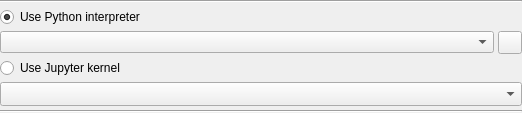
<?xml version="1.0" encoding="UTF-8"?>
<!--
######################################################################################################################
# Copyright (C) 2017-2022 Spine project consortium
# Copyright Spine Items contributors
# This file is part of Spine Items.
# Spine Items is free software: you can redistribute it and\/or modify it under the terms of the GNU Lesser General
# Public License as published by the Free Software Foundation, either version 3 of the License, or (at your option)
# any later version. This program is distributed in the hope that it will be useful, but WITHOUT ANY WARRANTY;
# without even the implied warranty of MERCHANTABILITY or FITNESS FOR A PARTICULAR PURPOSE. See the GNU Lesser General
# Public License for more details. You should have received a copy of the GNU Lesser General Public License along with
# this program. If not, see <http:\/\/www.gnu.org\/licenses\/>.
######################################################################################################################
-->
<ui version="4.0">
 <class>Form</class>
 <widget class="QWidget" name="Form">
  <property name="geometry">
   <rect>
    <x>0</x>
    <y>0</y>
    <width>522</width>
    <height>113</height>
   </rect>
  </property>
  <layout class="QVBoxLayout" name="verticalLayout_2">
   <property name="spacing">
    <number>4</number>
   </property>
   <property name="leftMargin">
    <number>0</number>
   </property>
   <property name="topMargin">
    <number>0</number>
   </property>
   <property name="rightMargin">
    <number>0</number>
   </property>
   <property name="bottomMargin">
    <number>0</number>
   </property>
   <item>
    <widget class="Line" name="line_3">
     <property name="orientation">
      <enum>Qt::Orientation::Horizontal</enum>
     </property>
    </widget>
   </item>
   <item>
    <layout class="QVBoxLayout" name="verticalLayout">
     <property name="spacing">
      <number>4</number>
     </property>
     <property name="leftMargin">
      <number>0</number>
     </property>
     <item>
      <widget class="QRadioButton" name="radioButton_basic_console">
       <property name="text">
        <string>Use Python interpreter</string>
       </property>
       <property name="checked">
        <bool>true</bool>
       </property>
      </widget>
     </item>
     <item>
      <layout class="QHBoxLayout" name="horizontalLayout_2">
       <property name="spacing">
        <number>4</number>
       </property>
       <property name="leftMargin">
        <number>0</number>
       </property>
       <item>
        <widget class="QComboBox" name="comboBox_executable"/>
       </item>
       <item>
        <widget class="QToolButton" name="toolButton_browse_python">
         <property name="toolTip">
          <string>&lt;html&gt;&lt;head/&gt;&lt;body&gt;&lt;p&gt;Pick a Python interpreter using a file browser&lt;/p&gt;&lt;/body&gt;&lt;/html&gt;</string>
         </property>
         <property name="icon">
          <iconset resource="../../ui/resources/resources_icons.qrc">
           <normaloff>:/icons/item_icons/python-logo.svg</normaloff>:/icons/item_icons/python-logo.svg</iconset>
         </property>
        </widget>
       </item>
      </layout>
     </item>
     <item>
      <widget class="QRadioButton" name="radioButton_jupyter_console">
       <property name="text">
        <string>Use Jupyter kernel</string>
       </property>
      </widget>
     </item>
     <item>
      <widget class="QComboBox" name="comboBox_kernel_specs">
       <property name="sizePolicy">
        <sizepolicy hsizetype="Expanding" vsizetype="Fixed">
         <horstretch>0</horstretch>
         <verstretch>0</verstretch>
        </sizepolicy>
       </property>
       <property name="minimumSize">
        <size>
         <width>100</width>
         <height>24</height>
        </size>
       </property>
       <property name="maximumSize">
        <size>
         <width>16777215</width>
         <height>24</height>
        </size>
       </property>
       <property name="toolTip">
        <string>&lt;html&gt;&lt;head/&gt;&lt;body&gt;&lt;p&gt;Select a Python kernel for &lt;span style=&quot; font-weight:700;&quot;&gt;Jupyter Console&lt;/span&gt;&lt;/p&gt;&lt;/body&gt;&lt;/html&gt;</string>
       </property>
      </widget>
     </item>
    </layout>
   </item>
   <item>
    <widget class="Line" name="line">
     <property name="orientation">
      <enum>Qt::Orientation::Horizontal</enum>
     </property>
    </widget>
   </item>
  </layout>
 </widget>
 <resources>
  <include location="../../ui/resources/resources_icons.qrc"/>
 </resources>
 <connections/>
</ui>
